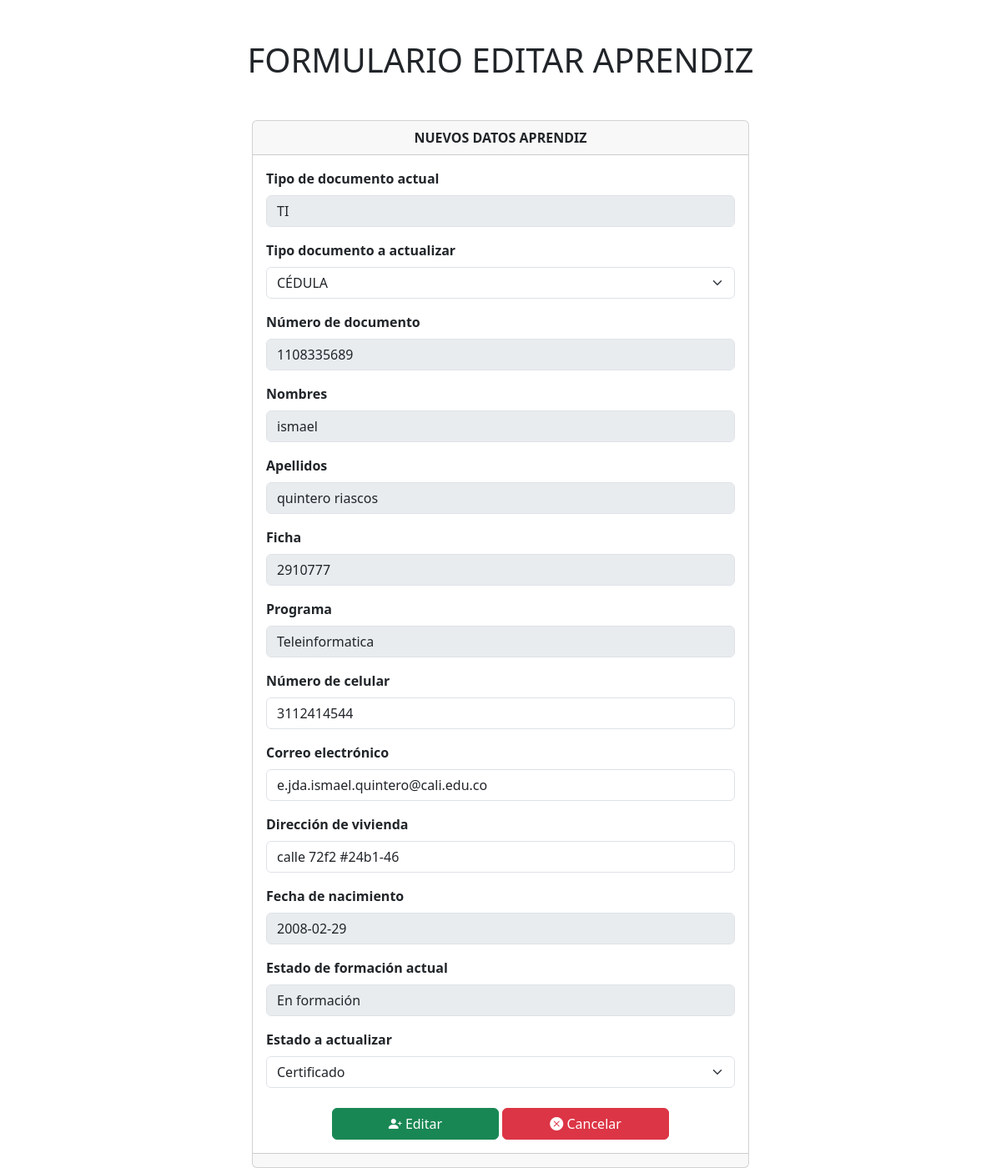
The page /views/editar_aprendiz.php?id=3 on the database its author committed.
### tables this page shows
CREATE TABLE `aprendices_amt` (
  `id` int(11) NOT NULL,
  `tipo_documento` varchar(255) DEFAULT NULL,
  `numero_documento` int(255) NOT NULL,
  `nombres` varchar(255) DEFAULT NULL,
  `apellidos` varchar(255) DEFAULT NULL,
  `ficha` varchar(255) DEFAULT NULL,
  `programa` varchar(255) DEFAULT NULL,
  `numero_celular` varchar(255) DEFAULT NULL,
  `correo` varchar(255) DEFAULT NULL,
  `direccion_vivienda` varchar(255) DEFAULT NULL,
  `fecha_nacimiento` date DEFAULT NULL,
  `colegio` varchar(255) DEFAULT NULL,
  `estado_actual` varchar(255) DEFAULT NULL
);

### views/editar_aprendiz.php (the view, shortened to what this page needs)
<?php
include("../config/conn.php");
$id = $_GET['id'];
$query = $conn->query("SELECT * FROM `aprendices_amt` WHERE id = $id");
?>
<!doctype html>
<html lang="en">
<head>
    <link href="https://cdn.jsdelivr.net/npm/bootstrap@5.3.2/dist/css/bootstrap.min.css" rel="stylesheet"
 />
    <link rel="stylesheet" href="https://cdn.jsdelivr.net/npm/bootstrap-icons@1.11.3/font/bootstrap-icons.min.css">
</head>
<body>
    <main>
        <h1 class="mt-5 mb-5 text-center">FORMULARIO EDITAR APRENDIZ</h1>
        <div class="row justify-content-center align-items-center g-2">
            <div class="col-6">
                <div class="card">
                    <div class="card-header text-center fw-bold">NUEVOS DATOS APRENDIZ</div>
                    <div class="card-body">
                        <?php while ($aprendices = $query->fetchObject()) { ?>
                            <form action="../controllers/editar.php" method="post">
                                <div class="mb-3">
                                    <label for="" class="form-label fw-bold">Tipo de documento actual</label>
                                    <input type="text" class="form-control" name="" id="tipo_documento_actual"
                                        autocomplete="off" value="<?= $aprendices->tipo_documento ?>" disabled />
                                </div>
                                <div class="mb-3">
                                    <label for="" class="form-label fw-bold">Tipo documento a actualizar</label>
                                    <select class="form-select form-select" name="tipo_documento" id="tipo_documento">
                                        <option value="CC">CÉDULA</option>
                                    </select>
                                </div>
                                <div class="mb-3">
                                    <label for="" class="form-label fw-bold">Número de documento</label>
                                    <input type="text" class="form-control" name="numero_documento" id="numero_documento"
                                        autocomplete="off" value="<?= $aprendices->numero_documento ?>" disabled />
                                </div>
                                <div class="mb-3">
                                    <label for="" class="form-label fw-bold">Nombres</label>
                                    <input type="text" class="form-control" name="nombres" id="nombres" autocomplete="off"
                                        value="<?= $aprendices->nombres ?>" disabled />
                                </div>
                                <div class="mb-3">
                                    <label for="" class="form-label fw-bold">Apellidos</label>
                                    <input type="text" class="form-control" name="apellidos" id="apellidos"
                                        autocomplete="off" value="<?= $aprendices->apellidos ?>" disabled />
                                </div>
                                <div class="mb-3">
                                    <label for="" class="form-label fw-bold">Ficha</label>
                                    <input type="text" class="form-control" name="ficha" id="ficha" autocomplete="off"
                                        value="<?= $aprendices->ficha ?>" disabled />
                                </div>
                                <div class="mb-3">
                                    <label for="" class="form-label fw-bold">Programa</label>
                                    <input type="text" class="form-control" name="programa" id="programa" autocomplete="off"
                                        value="<?= $aprendices->programa ?>" disabled />
                                </div>
                                <div class="mb-3">
                                    <label for="" class="form-label fw-bold">Número de celular</label>
                                    <input type="text" class="form-control" name="numero_celular" id="numero_celular"
                                        autocomplete="off" value="<?= $aprendices->numero_celular ?>" />
                                </div>
                                <div class="mb-3">
                                    <label for="" class="form-label fw-bold">Correo electrónico</label>
                                    <input type="text" class="form-control" name="correo" id="correo" autocomplete="off"
                                        value="<?= $aprendices->correo ?>" />
                                </div>
                                <div class="mb-3">
                                    <label for="" class="form-label fw-bold">Dirección de vivienda</label>
                                    <input type="text" class="form-control" name="direccion_vivienda"
                                        id="direccion_vivienda" autocomplete="off"
                                        value="<?= $aprendices->direccion_vivienda ?>" />
                                </div>
                                <div class="mb-3">
                                    <label for="" class="form-label fw-bold">Fecha de nacimiento</label>
                                    <input type="text" class="form-control" name="fecha_nacimiento" id="fecha_nacimiento"
                                        autocomplete="off" value="<?= $aprendices->fecha_nacimiento ?>" disabled />
                                </div>
                                <div class="mb-3">
                                    <label for="" class="form-label fw-bold">Estado de formación actual</label>
                                    <input type="text" class="form-control" name="" id="" autocomplete="off"
                                        value="<?= $aprendices->estado_actual ?>" disabled />
                                </div>
                                <div class="mb-3">
                                    <label for="" class="form-label fw-bold">Estado a actualizar</label>
                                    <select class="form-select form-select" name="estado_actual" id="estado_actual">
                                        <option value="Certificado">Certificado</option>
                                    </select>
                                </div>
                            <?php } ?>
                            <div class="text-center mt-4">
                                <button style="width: 200px;" type="submit" class="btn btn-success"><i
                                        class="bi bi-person-plus-fill"></i> Editar</button>
                                <a style="width: 200px;" name="cancelar" id="cancelar" class="btn btn-danger"
                                    href="../index.php" role="button"><i class="bi bi-x-circle-fill"></i> Cancelar</a>
                            </div>
                            </form>
                    </div>
                    <div class="card-footer text-muted"></div>
                </div>
            </div>
        </div>
    </main>
</body>
</html>

### rows shown on the page
aprendices_amt: tipo_documento "TI", numero_documento "1108335689", nombres "ismael", apellidos "quintero riascos", ficha "2910777", programa "Teleinformatica", numero_celular "3112414544", correo "e.jda.ismael.quintero@cali.edu.co", direccion_vivienda "calle 72f2 #24b1-46", fecha_nacimiento "2008-02-29", estado_actual "En formación"
